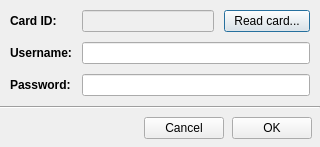
<?xml version="1.0" encoding="UTF-8"?>
<ui version="4.0">
 <class>AddCardDialog</class>
 <widget class="QDialog" name="AddCardDialog">
  <property name="geometry">
   <rect>
    <x>0</x>
    <y>0</y>
    <width>320</width>
    <height>147</height>
   </rect>
  </property>
  <property name="minimumSize">
   <size>
    <width>320</width>
    <height>147</height>
   </size>
  </property>
  <property name="maximumSize">
   <size>
    <width>320</width>
    <height>147</height>
   </size>
  </property>
  <property name="windowTitle">
   <string>Add card</string>
  </property>
  <layout class="QVBoxLayout" name="verticalLayout">
   <property name="spacing">
    <number>0</number>
   </property>
   <property name="leftMargin">
    <number>0</number>
   </property>
   <property name="topMargin">
    <number>0</number>
   </property>
   <property name="rightMargin">
    <number>0</number>
   </property>
   <property name="bottomMargin">
    <number>0</number>
   </property>
   <item>
    <layout class="QGridLayout" name="gridLayout">
     <property name="leftMargin">
      <number>10</number>
     </property>
     <property name="topMargin">
      <number>10</number>
     </property>
     <property name="rightMargin">
      <number>10</number>
     </property>
     <property name="bottomMargin">
      <number>10</number>
     </property>
     <property name="spacing">
      <number>10</number>
     </property>
     <item row="0" column="1">
      <layout class="QHBoxLayout" name="horizontalLayout">
       <property name="spacing">
        <number>10</number>
       </property>
       <item>
        <widget class="QLineEdit" name="cardIDEdit">
         <property name="enabled">
          <bool>false</bool>
         </property>
         <property name="text">
          <string/>
         </property>
         <property name="readOnly">
          <bool>true</bool>
         </property>
        </widget>
       </item>
       <item>
        <widget class="QPushButton" name="readCardButton">
         <property name="minimumSize">
          <size>
           <width>86</width>
           <height>0</height>
          </size>
         </property>
         <property name="text">
          <string>Read card...</string>
         </property>
        </widget>
       </item>
      </layout>
     </item>
     <item row="0" column="0">
      <widget class="QLabel" name="cardIDLabel">
       <property name="text">
        <string>&lt;html&gt;&lt;head/&gt;&lt;body&gt;&lt;p&gt;&lt;span style=&quot; font-weight:600;&quot;&gt;Card ID:&lt;/span&gt;&lt;/p&gt;&lt;/body&gt;&lt;/html&gt;</string>
       </property>
      </widget>
     </item>
     <item row="1" column="0">
      <widget class="QLabel" name="usernameLabel">
       <property name="text">
        <string>&lt;html&gt;&lt;head/&gt;&lt;body&gt;&lt;p&gt;&lt;span style=&quot; font-weight:600;&quot;&gt;Username:&lt;/span&gt;&lt;/p&gt;&lt;/body&gt;&lt;/html&gt;</string>
       </property>
      </widget>
     </item>
     <item row="2" column="0">
      <widget class="QLabel" name="passwordLabel">
       <property name="text">
        <string>&lt;html&gt;&lt;head/&gt;&lt;body&gt;&lt;p&gt;&lt;span style=&quot; font-weight:600;&quot;&gt;Password:&lt;/span&gt;&lt;/p&gt;&lt;/body&gt;&lt;/html&gt;</string>
       </property>
      </widget>
     </item>
     <item row="1" column="1">
      <widget class="QLineEdit" name="usernameEdit"/>
     </item>
     <item row="2" column="1">
      <widget class="QLineEdit" name="passwordEdit">
       <property name="inputMethodHints">
        <set>Qt::ImhHiddenText|Qt::ImhNoAutoUppercase|Qt::ImhNoPredictiveText|Qt::ImhSensitiveData</set>
       </property>
       <property name="frame">
        <bool>true</bool>
       </property>
       <property name="echoMode">
        <enum>QLineEdit::Password</enum>
       </property>
      </widget>
     </item>
    </layout>
   </item>
   <item>
    <widget class="Line" name="line">
     <property name="orientation">
      <enum>Qt::Horizontal</enum>
     </property>
    </widget>
   </item>
   <item>
    <layout class="QHBoxLayout" name="horizontalLayout_2">
     <property name="spacing">
      <number>8</number>
     </property>
     <property name="leftMargin">
      <number>8</number>
     </property>
     <property name="topMargin">
      <number>8</number>
     </property>
     <property name="rightMargin">
      <number>8</number>
     </property>
     <property name="bottomMargin">
      <number>8</number>
     </property>
     <item>
      <spacer name="horizontalSpacer">
       <property name="orientation">
        <enum>Qt::Horizontal</enum>
       </property>
       <property name="sizeHint" stdset="0">
        <size>
         <width>40</width>
         <height>20</height>
        </size>
       </property>
      </spacer>
     </item>
     <item>
      <widget class="QPushButton" name="cancelButton">
       <property name="text">
        <string>Cancel</string>
       </property>
      </widget>
     </item>
     <item>
      <widget class="QPushButton" name="okButton">
       <property name="text">
        <string>OK</string>
       </property>
      </widget>
     </item>
    </layout>
   </item>
  </layout>
 </widget>
 <resources/>
 <connections/>
</ui>
